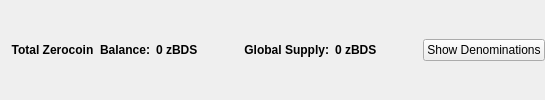
                       <widget class="QFrame" name="balanceSupplyFrame">
                        <layout class="QHBoxLayout" name="horizontalLayout_2" stretch="0,0,0,1,0">
                         <property name="rightMargin">
                          <number>0</number>
                         </property>
                         <item>
                          <layout class="QHBoxLayout" name="horizontalLayout_34">
                           <item>
                            <widget class="QLabel" name="labelzAvailableText_3">
                             <property name="font">
                              <font>
                               <weight>75</weight>
                               <bold>true</bold>
                              </font>
                             </property>
                             <property name="toolTip">
                              <string>Total Balance including unconfirmed and immature zBDS</string>
                             </property>
                             <property name="text">
                              <string>Total Zerocoin  Balance:</string>
                             </property>
                             <property name="alignment">
                              <set>Qt::AlignRight|Qt::AlignTrailing|Qt::AlignVCenter</set>
                             </property>
                            </widget>
                           </item>
                           <item>
                            <widget class="QLabel" name="labelzAvailableAmount_4">
                             <property name="minimumSize">
                              <size>
                               <width>40</width>
                               <height>0</height>
                              </size>
                             </property>
                             <property name="font">
                              <font>
                               <weight>75</weight>
                               <bold>true</bold>
                              </font>
                             </property>
                             <property name="toolTip">
                              <string>Total Balance including unconfirmed and immature zBDS</string>
                             </property>
                             <property name="text">
                              <string>0 zBDS</string>
                             </property>
                             <property name="alignment">
                              <set>Qt::AlignLeading|Qt::AlignLeft|Qt::AlignVCenter</set>
                             </property>
                            </widget>
                           </item>
                          </layout>
                         </item>
                         <item>
                          <spacer name="horizontalSpacer_32">
                           <property name="orientation">
                            <enum>Qt::Horizontal</enum>
                           </property>
                           <property name="sizeHint" stdset="0">
                            <size>
                             <width>40</width>
                             <height>20</height>
                            </size>
                           </property>
                          </spacer>
                         </item>
                         <item>
                          <layout class="QHBoxLayout" name="horizontalLayout_35">
                           <item>
                            <widget class="QLabel" name="labelZsupplyText_2">
                             <property name="font">
                              <font>
                               <weight>75</weight>
                               <bold>true</bold>
                              </font>
                             </property>
                             <property name="text">
                              <string>Global Supply:</string>
                             </property>
                             <property name="alignment">
                              <set>Qt::AlignRight|Qt::AlignTrailing|Qt::AlignVCenter</set>
                             </property>
                            </widget>
                           </item>
                           <item>
                            <widget class="QLabel" name="labelZsupplyAmount_2">
                             <property name="font">
                              <font>
                               <weight>75</weight>
                               <bold>true</bold>
                              </font>
                             </property>
                             <property name="text">
                              <string>0 zBDS</string>
                             </property>
                            </widget>
                           </item>
                          </layout>
                         </item>
                         <item>
                          <spacer name="horizontalSpacer_31">
                           <property name="orientation">
                            <enum>Qt::Horizontal</enum>
                           </property>
                           <property name="sizeHint" stdset="0">
                            <size>
                             <width>40</width>
                             <height>20</height>
                            </size>
                           </property>
                          </spacer>
                         </item>
                         <item>
                          <widget class="QPushButton" name="pushButtonShowDenoms">
                           <property name="toolTip">
                            <string>Show zBDS denominations list</string>
                           </property>
                           <property name="text">
                            <string>Show Denominations</string>
                           </property>
                          </widget>
                         </item>
                        </layout>
                       </widget>
